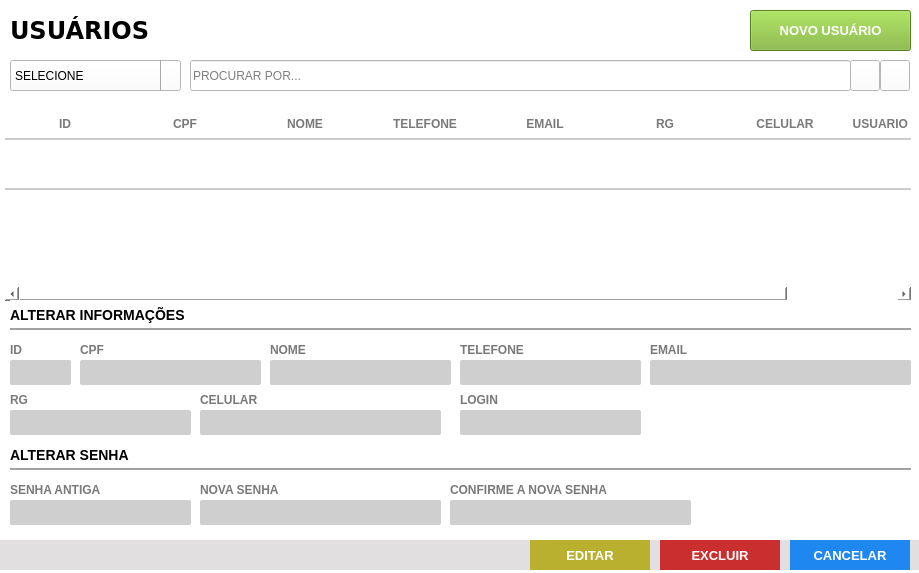
<?xml version="1.0" encoding="UTF-8"?>
<ui version="4.0">
 <class>Frame</class>
 <widget class="QFrame" name="Frame">
  <property name="geometry">
   <rect>
    <x>0</x>
    <y>0</y>
    <width>919</width>
    <height>573</height>
   </rect>
  </property>
  <property name="windowTitle">
   <string>Lista de Usuário</string>
  </property>
  <property name="styleSheet">
   <string notr="true">background: #FFF;</string>
  </property>
  <widget class="QFrame" name="fr_titulo_servicos">
   <property name="geometry">
    <rect>
     <x>0</x>
     <y>0</y>
     <width>921</width>
     <height>60</height>
    </rect>
   </property>
   <property name="styleSheet">
    <string notr="true"/>
   </property>
   <widget class="QLabel" name="lb_tituloClientes_2">
    <property name="geometry">
     <rect>
      <x>10</x>
      <y>15</y>
      <width>200</width>
      <height>30</height>
     </rect>
    </property>
    <property name="font">
     <font>
      <family>DejaVu Sans</family>
      <pointsize>18</pointsize>
      <weight>75</weight>
      <bold>true</bold>
     </font>
    </property>
    <property name="styleSheet">
     <string notr="true">color: rgb(0, 0, 0)</string>
    </property>
    <property name="text">
     <string>USUÁRIOS</string>
    </property>
   </widget>
   <widget class="QPushButton" name="bt_novo">
    <property name="geometry">
     <rect>
      <x>750</x>
      <y>10</y>
      <width>161</width>
      <height>41</height>
     </rect>
    </property>
    <property name="font">
     <font>
      <family>Tahoma</family>
      <pointsize>10</pointsize>
      <weight>75</weight>
      <bold>true</bold>
     </font>
    </property>
    <property name="cursor">
     <cursorShape>PointingHandCursor</cursorShape>
    </property>
    <property name="focusPolicy">
     <enum>Qt::NoFocus</enum>
    </property>
    <property name="contextMenuPolicy">
     <enum>Qt::ActionsContextMenu</enum>
    </property>
    <property name="styleSheet">
     <string notr="true">QPushButton {
background-color: #7AB32E;
color: #FFF
 }
QPushButton:hover{
background-color: #40a286
}</string>
    </property>
    <property name="text">
     <string>NOVO USUÁRIO</string>
    </property>
    <property name="iconSize">
     <size>
      <width>75</width>
      <height>35</height>
     </size>
    </property>
   </widget>
  </widget>
  <widget class="QTableWidget" name="tb_usuario">
   <property name="geometry">
    <rect>
     <x>0</x>
     <y>110</y>
     <width>911</width>
     <height>191</height>
    </rect>
   </property>
   <property name="cursor" stdset="0">
    <cursorShape>PointingHandCursor</cursorShape>
   </property>
   <property name="focusPolicy">
    <enum>Qt::WheelFocus</enum>
   </property>
   <property name="styleSheet">
    <string notr="true">QTableView{
color: #797979;
font-weight: bold;
font-size: 13px;
background: #FFF;
padding: 0 0 0 5px;
}
QHeaderView:section{
background: #FFF;
padding: 5px 0 ;
font-size: 12px;
font-family: &quot;Arial&quot;;
font-weight: bold;
color: #797979;
border: none;
border-bottom: 2px solid #CCC;
text-transform: uppercase
}
QTableView::item {
border-bottom: 2px solid #CCC;
padding: 2px;
}

</string>
   </property>
   <property name="frameShape">
    <enum>QFrame::NoFrame</enum>
   </property>
   <property name="frameShadow">
    <enum>QFrame::Plain</enum>
   </property>
   <property name="autoScrollMargin">
    <number>20</number>
   </property>
   <property name="editTriggers">
    <set>QAbstractItemView::NoEditTriggers</set>
   </property>
   <property name="selectionMode">
    <enum>QAbstractItemView::NoSelection</enum>
   </property>
   <property name="selectionBehavior">
    <enum>QAbstractItemView::SelectRows</enum>
   </property>
   <property name="showGrid">
    <bool>false</bool>
   </property>
   <property name="gridStyle">
    <enum>Qt::NoPen</enum>
   </property>
   <property name="wordWrap">
    <bool>false</bool>
   </property>
   <property name="rowCount">
    <number>1</number>
   </property>
   <attribute name="horizontalHeaderDefaultSectionSize">
    <number>120</number>
   </attribute>
   <attribute name="horizontalHeaderHighlightSections">
    <bool>false</bool>
   </attribute>
   <attribute name="horizontalHeaderStretchLastSection">
    <bool>true</bool>
   </attribute>
   <attribute name="verticalHeaderVisible">
    <bool>false</bool>
   </attribute>
   <attribute name="verticalHeaderMinimumSectionSize">
    <number>20</number>
   </attribute>
   <attribute name="verticalHeaderDefaultSectionSize">
    <number>50</number>
   </attribute>
   <row>
    <property name="text">
     <string>1</string>
    </property>
   </row>
   <column>
    <property name="text">
     <string>ID</string>
    </property>
   </column>
   <column>
    <property name="text">
     <string>CPF</string>
    </property>
   </column>
   <column>
    <property name="text">
     <string>NOME</string>
    </property>
   </column>
   <column>
    <property name="text">
     <string>TELEFONE</string>
    </property>
   </column>
   <column>
    <property name="text">
     <string>EMAIL</string>
    </property>
   </column>
   <column>
    <property name="text">
     <string>RG</string>
    </property>
   </column>
   <column>
    <property name="text">
     <string>CELULAR</string>
    </property>
   </column>
   <column>
    <property name="text">
     <string>USUARIO (LOGIN)</string>
    </property>
   </column>
  </widget>
  <widget class="QLabel" name="lb_FormProdutos_6">
   <property name="geometry">
    <rect>
     <x>80</x>
     <y>340</y>
     <width>181</width>
     <height>20</height>
    </rect>
   </property>
   <property name="styleSheet">
    <string notr="true">QLabel{
font-size: 12px;
font-family: &quot;Arial Unicode MS&quot;;
font-weight: bold;
color: #797979
}</string>
   </property>
   <property name="text">
    <string>CPF</string>
   </property>
  </widget>
  <widget class="QLineEdit" name="tx_cpf">
   <property name="geometry">
    <rect>
     <x>80</x>
     <y>360</y>
     <width>181</width>
     <height>25</height>
    </rect>
   </property>
   <property name="focusPolicy">
    <enum>Qt::WheelFocus</enum>
   </property>
   <property name="styleSheet">
    <string notr="true">QLineEdit{
background: #CFCFCF;
border-radius: 2px;
color: #000;
padding-left: 3px;
font: 13px &quot;Arial&quot; 
}
QLineEdit:Focus {
border: 1px solid red;
}</string>
   </property>
   <property name="placeholderText">
    <string/>
   </property>
  </widget>
  <widget class="QFrame" name="fr_botoes">
   <property name="geometry">
    <rect>
     <x>-70</x>
     <y>540</y>
     <width>991</width>
     <height>30</height>
    </rect>
   </property>
   <property name="styleSheet">
    <string notr="true">background:#E1DFE0;
border: none;</string>
   </property>
   <widget class="QPushButton" name="bt_cancelar">
    <property name="geometry">
     <rect>
      <x>860</x>
      <y>0</y>
      <width>120</width>
      <height>30</height>
     </rect>
    </property>
    <property name="font">
     <font>
      <pointsize>10</pointsize>
      <weight>75</weight>
      <bold>true</bold>
     </font>
    </property>
    <property name="cursor">
     <cursorShape>PointingHandCursor</cursorShape>
    </property>
    <property name="focusPolicy">
     <enum>Qt::NoFocus</enum>
    </property>
    <property name="contextMenuPolicy">
     <enum>Qt::ActionsContextMenu</enum>
    </property>
    <property name="styleSheet">
     <string notr="true">QPushButton {
background-color: #1E87F0;
color: #FFF
 }
QPushButton:hover{
background-color: #40a286
}</string>
    </property>
    <property name="text">
     <string>CANCELAR</string>
    </property>
    <property name="iconSize">
     <size>
      <width>75</width>
      <height>35</height>
     </size>
    </property>
   </widget>
   <widget class="QPushButton" name="bt_salvar">
    <property name="geometry">
     <rect>
      <x>600</x>
      <y>0</y>
      <width>120</width>
      <height>30</height>
     </rect>
    </property>
    <property name="font">
     <font>
      <family>Tahoma</family>
      <pointsize>10</pointsize>
      <weight>75</weight>
      <bold>true</bold>
     </font>
    </property>
    <property name="cursor">
     <cursorShape>PointingHandCursor</cursorShape>
    </property>
    <property name="focusPolicy">
     <enum>Qt::NoFocus</enum>
    </property>
    <property name="contextMenuPolicy">
     <enum>Qt::ActionsContextMenu</enum>
    </property>
    <property name="styleSheet">
     <string notr="true">QPushButton {
	background-color: rgb(186, 176, 48);
color: #FFF
 }
QPushButton:hover{
	background-color: rgb(217, 202, 49);
}</string>
    </property>
    <property name="text">
     <string>EDITAR</string>
    </property>
    <property name="iconSize">
     <size>
      <width>75</width>
      <height>35</height>
     </size>
    </property>
   </widget>
   <widget class="QPushButton" name="bt_excluir">
    <property name="geometry">
     <rect>
      <x>730</x>
      <y>0</y>
      <width>120</width>
      <height>30</height>
     </rect>
    </property>
    <property name="font">
     <font>
      <family>Tahoma</family>
      <pointsize>10</pointsize>
      <weight>75</weight>
      <bold>true</bold>
     </font>
    </property>
    <property name="cursor">
     <cursorShape>PointingHandCursor</cursorShape>
    </property>
    <property name="focusPolicy">
     <enum>Qt::NoFocus</enum>
    </property>
    <property name="contextMenuPolicy">
     <enum>Qt::ActionsContextMenu</enum>
    </property>
    <property name="styleSheet">
     <string notr="true">QPushButton {
	background-color: rgb(203, 46, 46);
color: #FFF
 }
QPushButton:hover{
	background-color: rgb(253, 99, 99);
}</string>
    </property>
    <property name="text">
     <string>EXCLUIR</string>
    </property>
    <property name="iconSize">
     <size>
      <width>75</width>
      <height>35</height>
     </size>
    </property>
   </widget>
  </widget>
  <widget class="QLineEdit" name="tx_id">
   <property name="geometry">
    <rect>
     <x>10</x>
     <y>360</y>
     <width>61</width>
     <height>25</height>
    </rect>
   </property>
   <property name="focusPolicy">
    <enum>Qt::WheelFocus</enum>
   </property>
   <property name="styleSheet">
    <string notr="true">QLineEdit{
background: #CFCFCF;
border-radius: 2px;
color: #000;
padding-left: 3px;
font: 13px &quot;Arial&quot; 
}
QLineEdit:Focus {
border: 1px solid red;
}</string>
   </property>
   <property name="text">
    <string/>
   </property>
   <property name="placeholderText">
    <string/>
   </property>
  </widget>
  <widget class="QLabel" name="lb_FormProdutos_7">
   <property name="geometry">
    <rect>
     <x>10</x>
     <y>340</y>
     <width>61</width>
     <height>20</height>
    </rect>
   </property>
   <property name="styleSheet">
    <string notr="true">QLabel{
font-size: 12px;
font-family: &quot;Arial Unicode MS&quot;;
font-weight: bold;
color: #797979
}</string>
   </property>
   <property name="text">
    <string>ID</string>
   </property>
  </widget>
  <widget class="QLabel" name="lb_FormProdutos_8">
   <property name="geometry">
    <rect>
     <x>270</x>
     <y>340</y>
     <width>111</width>
     <height>20</height>
    </rect>
   </property>
   <property name="styleSheet">
    <string notr="true">QLabel{
font-size: 12px;
font-family: &quot;Arial Unicode MS&quot;;
font-weight: bold;
color: #797979
}</string>
   </property>
   <property name="text">
    <string>NOME</string>
   </property>
  </widget>
  <widget class="QLineEdit" name="tx_nome">
   <property name="geometry">
    <rect>
     <x>270</x>
     <y>360</y>
     <width>181</width>
     <height>25</height>
    </rect>
   </property>
   <property name="focusPolicy">
    <enum>Qt::WheelFocus</enum>
   </property>
   <property name="styleSheet">
    <string notr="true">QLineEdit{
background: #CFCFCF;
border-radius: 2px;
color: #000;
padding-left: 3px;
font: 13px &quot;Arial&quot; 
}
QLineEdit:Focus {
border: 1px solid red;
}</string>
   </property>
   <property name="inputMask">
    <string/>
   </property>
   <property name="text">
    <string/>
   </property>
   <property name="placeholderText">
    <string/>
   </property>
  </widget>
  <widget class="QLineEdit" name="tx_fone">
   <property name="geometry">
    <rect>
     <x>460</x>
     <y>360</y>
     <width>181</width>
     <height>25</height>
    </rect>
   </property>
   <property name="focusPolicy">
    <enum>Qt::WheelFocus</enum>
   </property>
   <property name="styleSheet">
    <string notr="true">QLineEdit{
background: #CFCFCF;
border-radius: 2px;
color: #000;
padding-left: 3px;
font: 13px &quot;Arial&quot; 
}
QLineEdit:Focus {
border: 1px solid red;
}</string>
   </property>
   <property name="inputMask">
    <string/>
   </property>
   <property name="text">
    <string/>
   </property>
   <property name="placeholderText">
    <string/>
   </property>
  </widget>
  <widget class="QLabel" name="lb_FormProdutos_9">
   <property name="geometry">
    <rect>
     <x>460</x>
     <y>340</y>
     <width>111</width>
     <height>20</height>
    </rect>
   </property>
   <property name="styleSheet">
    <string notr="true">QLabel{
font-size: 12px;
font-family: &quot;Arial Unicode MS&quot;;
font-weight: bold;
color: #797979
}</string>
   </property>
   <property name="text">
    <string>TELEFONE</string>
   </property>
  </widget>
  <widget class="QLabel" name="lb_FormProdutos_10">
   <property name="geometry">
    <rect>
     <x>650</x>
     <y>340</y>
     <width>111</width>
     <height>20</height>
    </rect>
   </property>
   <property name="styleSheet">
    <string notr="true">QLabel{
font-size: 12px;
font-family: &quot;Arial Unicode MS&quot;;
font-weight: bold;
color: #797979
}</string>
   </property>
   <property name="text">
    <string>EMAIL</string>
   </property>
  </widget>
  <widget class="QLineEdit" name="tx_email">
   <property name="geometry">
    <rect>
     <x>650</x>
     <y>360</y>
     <width>261</width>
     <height>25</height>
    </rect>
   </property>
   <property name="focusPolicy">
    <enum>Qt::WheelFocus</enum>
   </property>
   <property name="styleSheet">
    <string notr="true">QLineEdit{
background: #CFCFCF;
border-radius: 2px;
color: #000;
padding-left: 3px;
font: 13px &quot;Arial&quot; 
}
QLineEdit:Focus {
border: 1px solid red;
}</string>
   </property>
   <property name="inputMask">
    <string/>
   </property>
   <property name="text">
    <string/>
   </property>
   <property name="placeholderText">
    <string/>
   </property>
  </widget>
  <widget class="QLabel" name="lb_FormProdutos_11">
   <property name="geometry">
    <rect>
     <x>10</x>
     <y>390</y>
     <width>111</width>
     <height>20</height>
    </rect>
   </property>
   <property name="styleSheet">
    <string notr="true">QLabel{
font-size: 12px;
font-family: &quot;Arial Unicode MS&quot;;
font-weight: bold;
color: #797979
}</string>
   </property>
   <property name="text">
    <string>RG</string>
   </property>
  </widget>
  <widget class="QLineEdit" name="tx_rg">
   <property name="geometry">
    <rect>
     <x>10</x>
     <y>410</y>
     <width>181</width>
     <height>25</height>
    </rect>
   </property>
   <property name="focusPolicy">
    <enum>Qt::WheelFocus</enum>
   </property>
   <property name="styleSheet">
    <string notr="true">QLineEdit{
background: #CFCFCF;
border-radius: 2px;
color: #000;
padding-left: 3px;
font: 13px &quot;Arial&quot; 
}
QLineEdit:Focus {
border: 1px solid red;
}</string>
   </property>
   <property name="inputMask">
    <string/>
   </property>
   <property name="text">
    <string/>
   </property>
   <property name="placeholderText">
    <string/>
   </property>
  </widget>
  <widget class="QLabel" name="lb_FormProdutos_12">
   <property name="geometry">
    <rect>
     <x>200</x>
     <y>390</y>
     <width>111</width>
     <height>20</height>
    </rect>
   </property>
   <property name="styleSheet">
    <string notr="true">QLabel{
font-size: 12px;
font-family: &quot;Arial Unicode MS&quot;;
font-weight: bold;
color: #797979
}</string>
   </property>
   <property name="text">
    <string>CELULAR</string>
   </property>
  </widget>
  <widget class="QLineEdit" name="tx_celular">
   <property name="geometry">
    <rect>
     <x>200</x>
     <y>410</y>
     <width>241</width>
     <height>25</height>
    </rect>
   </property>
   <property name="focusPolicy">
    <enum>Qt::WheelFocus</enum>
   </property>
   <property name="styleSheet">
    <string notr="true">QLineEdit{
background: #CFCFCF;
border-radius: 2px;
color: #000;
padding-left: 3px;
font: 13px &quot;Arial&quot; 
}
QLineEdit:Focus {
border: 1px solid red;
}</string>
   </property>
   <property name="inputMask">
    <string/>
   </property>
   <property name="text">
    <string/>
   </property>
   <property name="placeholderText">
    <string/>
   </property>
  </widget>
  <widget class="QLineEdit" name="tx_login">
   <property name="geometry">
    <rect>
     <x>460</x>
     <y>410</y>
     <width>181</width>
     <height>25</height>
    </rect>
   </property>
   <property name="focusPolicy">
    <enum>Qt::WheelFocus</enum>
   </property>
   <property name="styleSheet">
    <string notr="true">QLineEdit{
background: #CFCFCF;
border-radius: 2px;
color: #000;
padding-left: 3px;
font: 13px &quot;Arial&quot; 
}
QLineEdit:Focus {
border: 1px solid red;
}</string>
   </property>
   <property name="inputMask">
    <string/>
   </property>
   <property name="text">
    <string/>
   </property>
   <property name="placeholderText">
    <string/>
   </property>
  </widget>
  <widget class="QLabel" name="lb_FormProdutos_13">
   <property name="geometry">
    <rect>
     <x>460</x>
     <y>390</y>
     <width>111</width>
     <height>20</height>
    </rect>
   </property>
   <property name="styleSheet">
    <string notr="true">QLabel{
font-size: 12px;
font-family: &quot;Arial Unicode MS&quot;;
font-weight: bold;
color: #797979
}</string>
   </property>
   <property name="text">
    <string>LOGIN</string>
   </property>
  </widget>
  <widget class="QLabel" name="lb_FormProdutos">
   <property name="geometry">
    <rect>
     <x>10</x>
     <y>440</y>
     <width>901</width>
     <height>30</height>
    </rect>
   </property>
   <property name="styleSheet">
    <string notr="true">QLabel{
font-size: 14px;
font-family: &quot;Arial&quot;;
font-weight: bold;

border-bottom: 2px solid #A2A2A2
}</string>
   </property>
   <property name="text">
    <string>ALTERAR SENHA</string>
   </property>
  </widget>
  <widget class="QLabel" name="lb_FormProdutos_14">
   <property name="geometry">
    <rect>
     <x>10</x>
     <y>480</y>
     <width>111</width>
     <height>20</height>
    </rect>
   </property>
   <property name="styleSheet">
    <string notr="true">QLabel{
font-size: 12px;
font-family: &quot;Arial Unicode MS&quot;;
font-weight: bold;
color: #797979
}</string>
   </property>
   <property name="text">
    <string>SENHA ANTIGA</string>
   </property>
  </widget>
  <widget class="QLineEdit" name="tx_senha_antiga">
   <property name="geometry">
    <rect>
     <x>10</x>
     <y>500</y>
     <width>181</width>
     <height>25</height>
    </rect>
   </property>
   <property name="focusPolicy">
    <enum>Qt::WheelFocus</enum>
   </property>
   <property name="styleSheet">
    <string notr="true">QLineEdit{
background: #CFCFCF;
border-radius: 2px;
color: #000;
padding-left: 3px;
font: 13px &quot;Arial&quot; 
}
QLineEdit:Focus {
border: 1px solid red;
}</string>
   </property>
   <property name="inputMask">
    <string/>
   </property>
   <property name="text">
    <string/>
   </property>
   <property name="placeholderText">
    <string/>
   </property>
  </widget>
  <widget class="QLabel" name="lb_FormProdutos_15">
   <property name="geometry">
    <rect>
     <x>200</x>
     <y>480</y>
     <width>111</width>
     <height>20</height>
    </rect>
   </property>
   <property name="styleSheet">
    <string notr="true">QLabel{
font-size: 12px;
font-family: &quot;Arial Unicode MS&quot;;
font-weight: bold;
color: #797979
}</string>
   </property>
   <property name="text">
    <string>NOVA SENHA</string>
   </property>
  </widget>
  <widget class="QLineEdit" name="tx_nova_senha">
   <property name="geometry">
    <rect>
     <x>200</x>
     <y>500</y>
     <width>241</width>
     <height>25</height>
    </rect>
   </property>
   <property name="focusPolicy">
    <enum>Qt::WheelFocus</enum>
   </property>
   <property name="styleSheet">
    <string notr="true">QLineEdit{
background: #CFCFCF;
border-radius: 2px;
color: #000;
padding-left: 3px;
font: 13px &quot;Arial&quot; 
}
QLineEdit:Focus {
border: 1px solid red;
}</string>
   </property>
   <property name="inputMask">
    <string/>
   </property>
   <property name="text">
    <string/>
   </property>
   <property name="placeholderText">
    <string/>
   </property>
  </widget>
  <widget class="QLabel" name="lb_FormProdutos_2">
   <property name="geometry">
    <rect>
     <x>10</x>
     <y>300</y>
     <width>901</width>
     <height>30</height>
    </rect>
   </property>
   <property name="styleSheet">
    <string notr="true">QLabel{
font-size: 14px;
font-family: &quot;Arial&quot;;
font-weight: bold;

border-bottom: 2px solid #A2A2A2
}</string>
   </property>
   <property name="text">
    <string>ALTERAR INFORMAÇÕES</string>
   </property>
  </widget>
  <widget class="QLineEdit" name="tx_nova_senha_2">
   <property name="geometry">
    <rect>
     <x>450</x>
     <y>500</y>
     <width>241</width>
     <height>25</height>
    </rect>
   </property>
   <property name="focusPolicy">
    <enum>Qt::WheelFocus</enum>
   </property>
   <property name="styleSheet">
    <string notr="true">QLineEdit{
background: #CFCFCF;
border-radius: 2px;
color: #000;
padding-left: 3px;
font: 13px &quot;Arial&quot; 
}
QLineEdit:Focus {
border: 1px solid red;
}</string>
   </property>
   <property name="inputMask">
    <string/>
   </property>
   <property name="text">
    <string/>
   </property>
   <property name="placeholderText">
    <string/>
   </property>
  </widget>
  <widget class="QLabel" name="lb_FormProdutos_16">
   <property name="geometry">
    <rect>
     <x>450</x>
     <y>480</y>
     <width>181</width>
     <height>20</height>
    </rect>
   </property>
   <property name="styleSheet">
    <string notr="true">QLabel{
font-size: 12px;
font-family: &quot;Arial Unicode MS&quot;;
font-weight: bold;
color: #797979
}</string>
   </property>
   <property name="text">
    <string>CONFIRME A NOVA SENHA</string>
   </property>
  </widget>
  <widget class="QPushButton" name="bt_refresh">
   <property name="geometry">
    <rect>
     <x>880</x>
     <y>60</y>
     <width>30</width>
     <height>31</height>
    </rect>
   </property>
   <property name="font">
    <font>
     <family>Arial</family>
    </font>
   </property>
   <property name="cursor">
    <cursorShape>PointingHandCursor</cursorShape>
   </property>
   <property name="focusPolicy">
    <enum>Qt::NoFocus</enum>
   </property>
   <property name="contextMenuPolicy">
    <enum>Qt::NoContextMenu</enum>
   </property>
   <property name="toolTip">
    <string>ATUALIZAR TABELA</string>
   </property>
   <property name="text">
    <string/>
   </property>
   <property name="icon">
    <iconset>
     <normaloff>../Imagens/refresh.png</normaloff>../Imagens/refresh.png</iconset>
   </property>
  </widget>
  <widget class="QLineEdit" name="tx_busca">
   <property name="geometry">
    <rect>
     <x>190</x>
     <y>60</y>
     <width>661</width>
     <height>31</height>
    </rect>
   </property>
   <property name="font">
    <font>
     <family>Arial</family>
    </font>
   </property>
   <property name="focusPolicy">
    <enum>Qt::ClickFocus</enum>
   </property>
   <property name="styleSheet">
    <string notr="true">QLineEdit {
color: #000
}
</string>
   </property>
   <property name="placeholderText">
    <string>PROCURAR POR...</string>
   </property>
  </widget>
  <widget class="QComboBox" name="cb_opc">
   <property name="geometry">
    <rect>
     <x>10</x>
     <y>60</y>
     <width>171</width>
     <height>31</height>
    </rect>
   </property>
   <property name="focusPolicy">
    <enum>Qt::StrongFocus</enum>
   </property>
   <property name="styleSheet">
    <string notr="true">QComboBox{
background: #fff;
color: #000;
font: 13px &quot;Arial&quot; ;
text-transform: uppercase
}
QComboBox:Focus {
border: 1px solid red;
}
 QComboBox::drop-down {
     subcontrol-origin: padding;
     subcontrol-position: top right;
     width: 25px;
     border-left-width: 1px;
     border-left-color: darkgray;
     border-left-style: solid; /* just a single line */
     border-top-right-radius: 3px; /* same radius as the QComboBox */
     border-bottom-right-radius: 3px;
 }
QComboBox::down-arrow {
     image: url(&quot;Imagens/down.png&quot;);
 }
</string>
   </property>
   <item>
    <property name="text">
     <string>SELECIONE</string>
    </property>
   </item>
  </widget>
  <widget class="QPushButton" name="bt_busca">
   <property name="geometry">
    <rect>
     <x>850</x>
     <y>60</y>
     <width>30</width>
     <height>31</height>
    </rect>
   </property>
   <property name="font">
    <font>
     <family>Arial</family>
    </font>
   </property>
   <property name="cursor">
    <cursorShape>PointingHandCursor</cursorShape>
   </property>
   <property name="focusPolicy">
    <enum>Qt::NoFocus</enum>
   </property>
   <property name="contextMenuPolicy">
    <enum>Qt::NoContextMenu</enum>
   </property>
   <property name="toolTip">
    <string>BUSCAR</string>
   </property>
   <property name="text">
    <string/>
   </property>
   <property name="icon">
    <iconset>
     <normaloff>../Imagens/search.png</normaloff>../Imagens/search.png</iconset>
   </property>
  </widget>
 </widget>
 <resources/>
 <connections/>
</ui>
